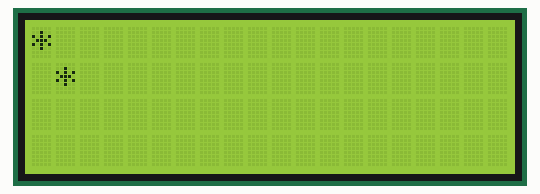
Simulated run of this sketch. Board: Arduino Uno, built with avr-gcc and run on an emulated ATmega328P. On the bench: 20×4 character LCD.

Above: at 0.6 s.
At 1.6 s:
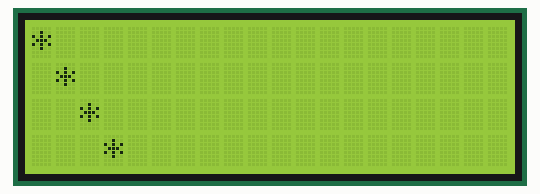
At 2.6 s:
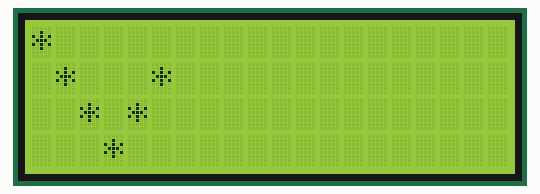
At 5.1 s:
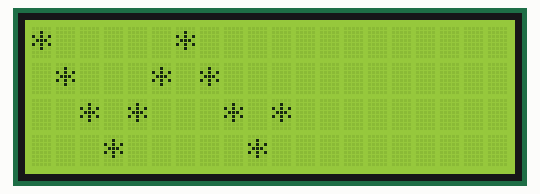
At 7.6 s:
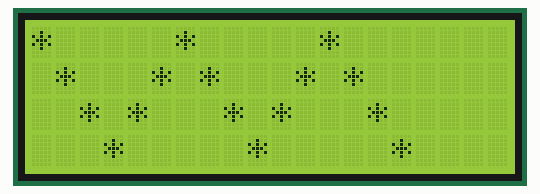
At 9.7 s:
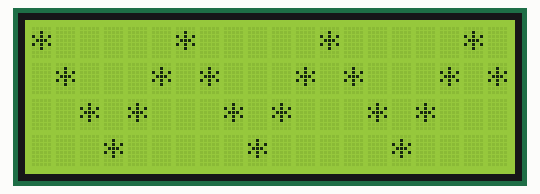

The sketch:

zigzagPrinting.ino
```cpp
#include <Wire.h>
#include <LiquidCrystal_I2C.h>

LiquidCrystal_I2C lcd(0x27, 20, 4);

void setup()
{
  lcd.init();
  lcd.backlight();

  int j = 0;
  int k = 1;

  for (int i=0; i<20; i++) {

    lcd.setCursor(i, j);

    lcd.print("*");

    if (j == 0) {   // Edit this line
      k = 1;        // Edit this line
    }

    if (j == 3) {   // Edit this line
      k = -1;        // Edit this line
    }

    j = j + k;

    delay(500);
  }
}

void loop() {}
```
